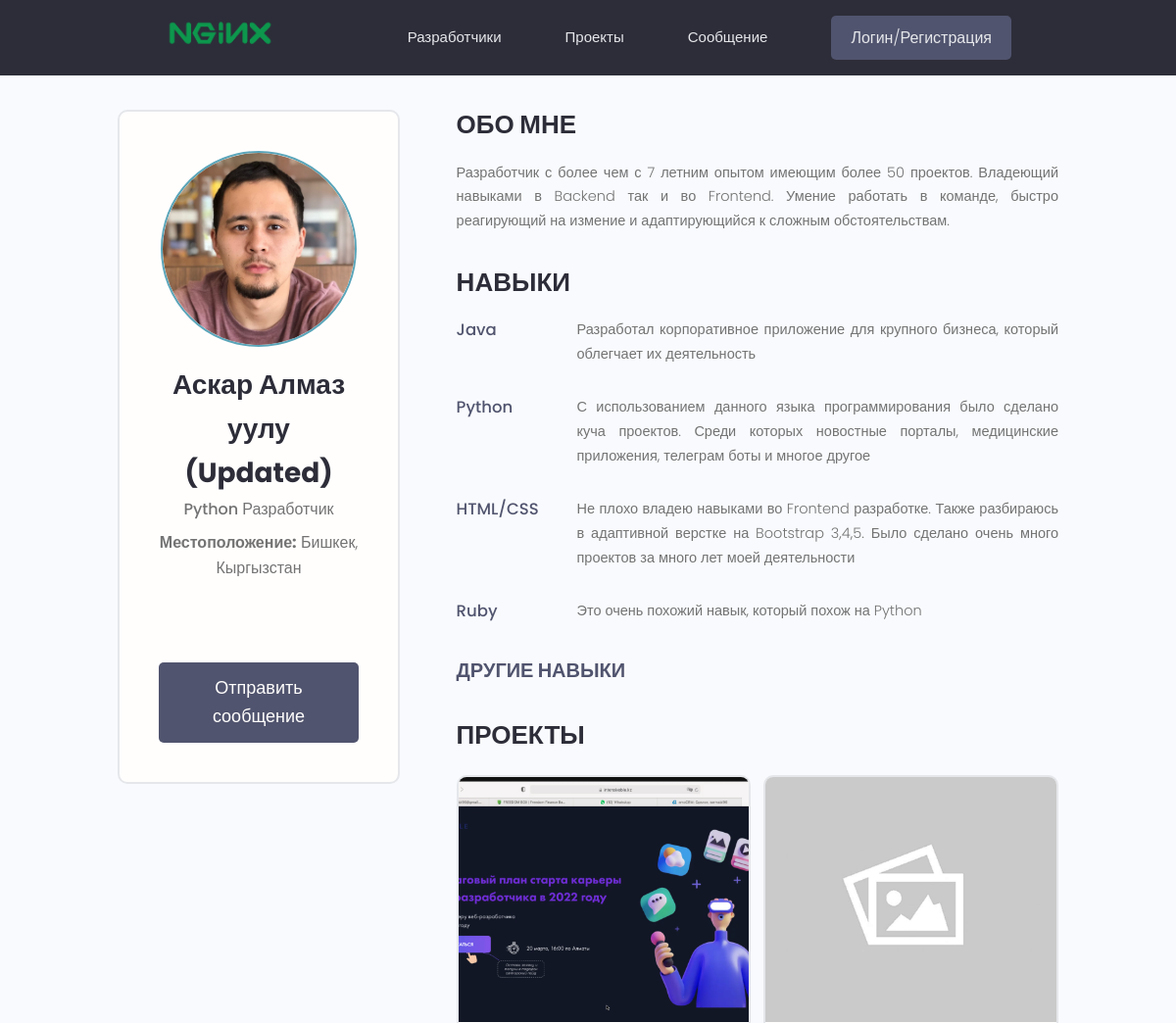
Before: /profile/247c68b6-fa98-4849-8907-88eb9a3cba49 (upper part) with the older database file.
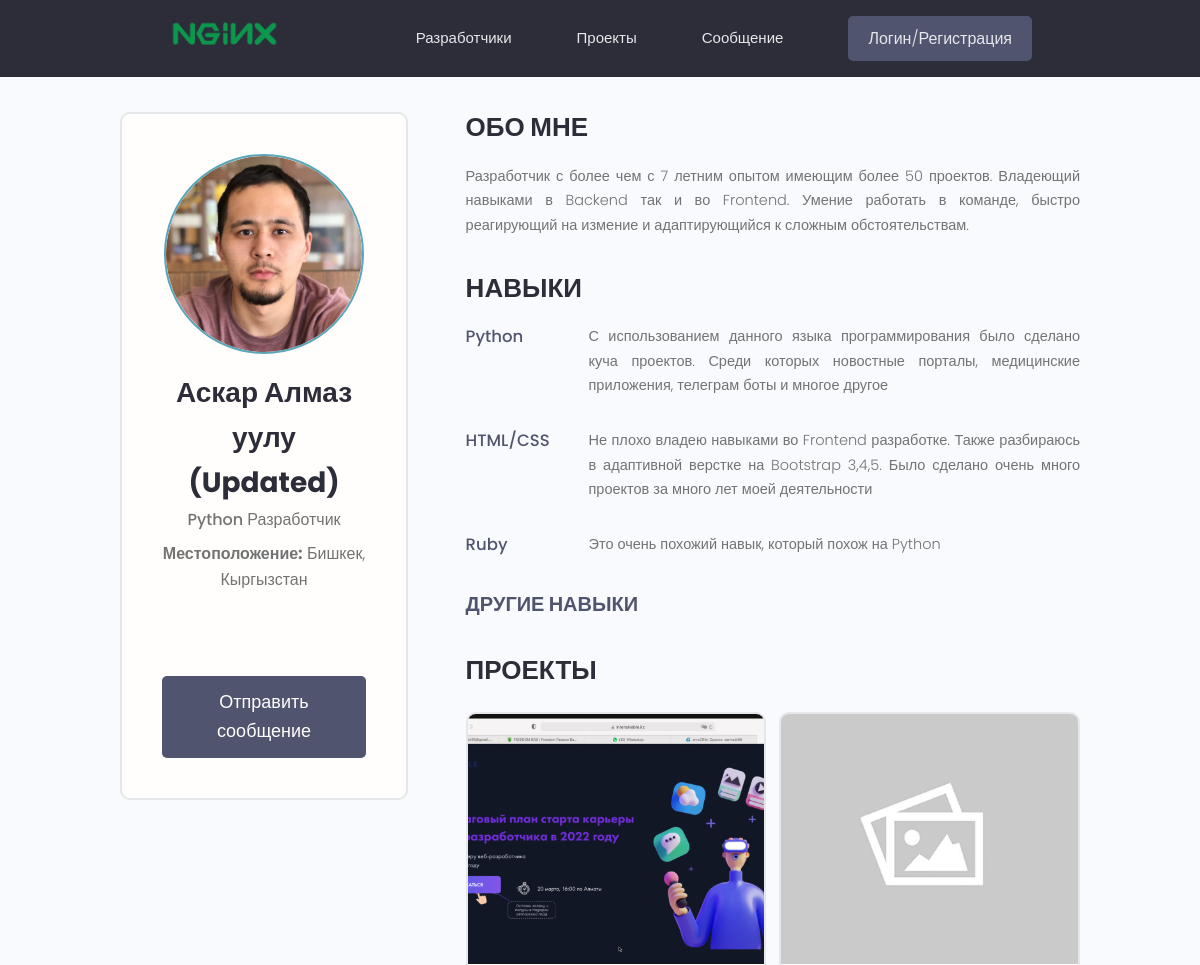
After: the same page with the newer database file.
### users/models.py (models this page shows, shortened)
class Skill(models.Model):
    owner = models.ForeignKey(Profile, blank=True, null=True, on_delete = models.CASCADE, verbose_name ='Разработчик')
    name = models.CharField(max_length=150, blank=True, null=True, verbose_name= 'Наименование')
    description = models.TextField(blank=True, null=True, verbose_name='Описание')
    created = models.DateTimeField(auto_now_add=True, verbose_name='Создано')
    id = models.UUIDField(default=uuid.uuid4, unique=True, blank=True, primary_key=True)
    class Meta:
        verbose_name = 'Навык'
        verbose_name_plural = 'Навыки'

### projects/models.py (models this page shows, shortened)
class Project(models.Model):
    owner = models.ForeignKey(Profile, blank=True, null=True, on_delete=models.CASCADE, verbose_name='Автор')
    title = models.CharField(max_length=200, verbose_name='Название Проекта')
    description = models.TextField(null = True, blank=True, verbose_name='Описание проекта') #blank means we can submit withou being be filled
    featured_image = models.ImageField(null=True, blank=True, default="default.jpg")
    demo_link = models.CharField(max_length= 2000, null=True, blank=True, verbose_name='Демо ссылка')
    source_link = models.CharField(max_length=2000, null=True, blank=True, verbose_name='Ссылка на проект')
    tags = models.ManyToManyField('Tag', blank=True, verbose_name='Тэги')
    created = models.DateTimeField(auto_now_add=True, verbose_name='Дата создания') #generate autimcally date
    id = models.UUIDField(default= uuid.uuid4, unique=True, primary_key=True, editable=False) #16 char string nums and letters
    vote_total = models.IntegerField(default=0, null=True, blank=True, verbose_name='Итого голосов')
    vote_ratio = models.IntegerField(default=0, null=True, blank=True, verbose_name='Соотношение голосов')
    class Meta:
        verbose_name = 'Проект'
        verbose_name_plural = "Проекты"
        ordering = ['-vote_total', '-vote_ratio', 'title']

### users/views.py (the view)
# urls.py: path('profile/<str:pk>', profile, name = 'profile'),
def profile(requests, pk):
    profile = Profile.objects.get(id = pk)
    topSkills = profile.skill_set.exclude(description__exact="")
    otherSkills = profile.skill_set.filter(description="")
    context = {
        'profile': profile,
        'topSkills': topSkills,
        'otherSkills':otherSkills
    }
    return render(requests, 'users/profile.html', context=context)

### projects/models.py (called while the page is built)
    def __str__(self):
        return self.name

### users/templates/users/profile.html (shortened to what this page needs)
{% extends 'main.html' %}
{% block content %}
  <main class="profile my-md">
    <div class="container">
      <div class="layout">
        <div class="column column--1of3">
          <div class="card text-center">
            <div class="card__body dev">
              <img class="avatar avatar--xl" src="{{ profile.profile_image.url }}" />
              <h2 class="dev__name">{{ profile.name }}</h2>
              <p class="dev__title">{{ profile.short_intro }}</p>
              <p class="dev__location"><b>Местоположение:</b> {{ profile.location }}</p>
              <ul class="dev__social">
              </ul>
              <a href="#" class="btn btn--sub btn--lg"> Отправить сообщение </a>
            </div>
          </div>
        </div>
        <div class="column column--2of3">
          <div class="devInfo">
            <h3 class="devInfo__title">Обо мне</h3>
            <p class="devInfo__about">
              {{ profile.bio }}
            </p>
          </div>
          <div class="devInfo">
            <h3 class="devInfo__title">Навыки</h3>
            <div class="devInfo__skills">
              {% for skill in topSkills %}
              <div class="devSkill">
                <h4 class="devSkill__title">{{skill.name}}</h4>
                <p class="devSkill__info">
                  {{skill.description}}
                </p>
              </div>
              {% endfor %}
              <h3 class="devInfo__subtitle">Другие навыки</h3>
            </div>
          </div>
          <div class="devInfo">
            <h3 class="devInfo__title">Проекты</h3>
            <div class="grid grid--two">
              {% for project in profile.project_set.all %}
              <div class="column">
                <div class="card project">
                  <a href="single-project.html" class="project">
                    <img class="project__thumbnail" src="{{ project.featured_image.url }}" alt="project thumbnail" />
                  </a>
                </div>
              </div>
              {% endfor %}
            </div>
          </div>
        </div>
      </div>
    </div>
  </main>
{% endblock %}

Changed rows visible on the page:
removed Skill: name "Java", description "Разработал корпоративное приложение для крупного бизнеса, который облегчает их деятельность"
